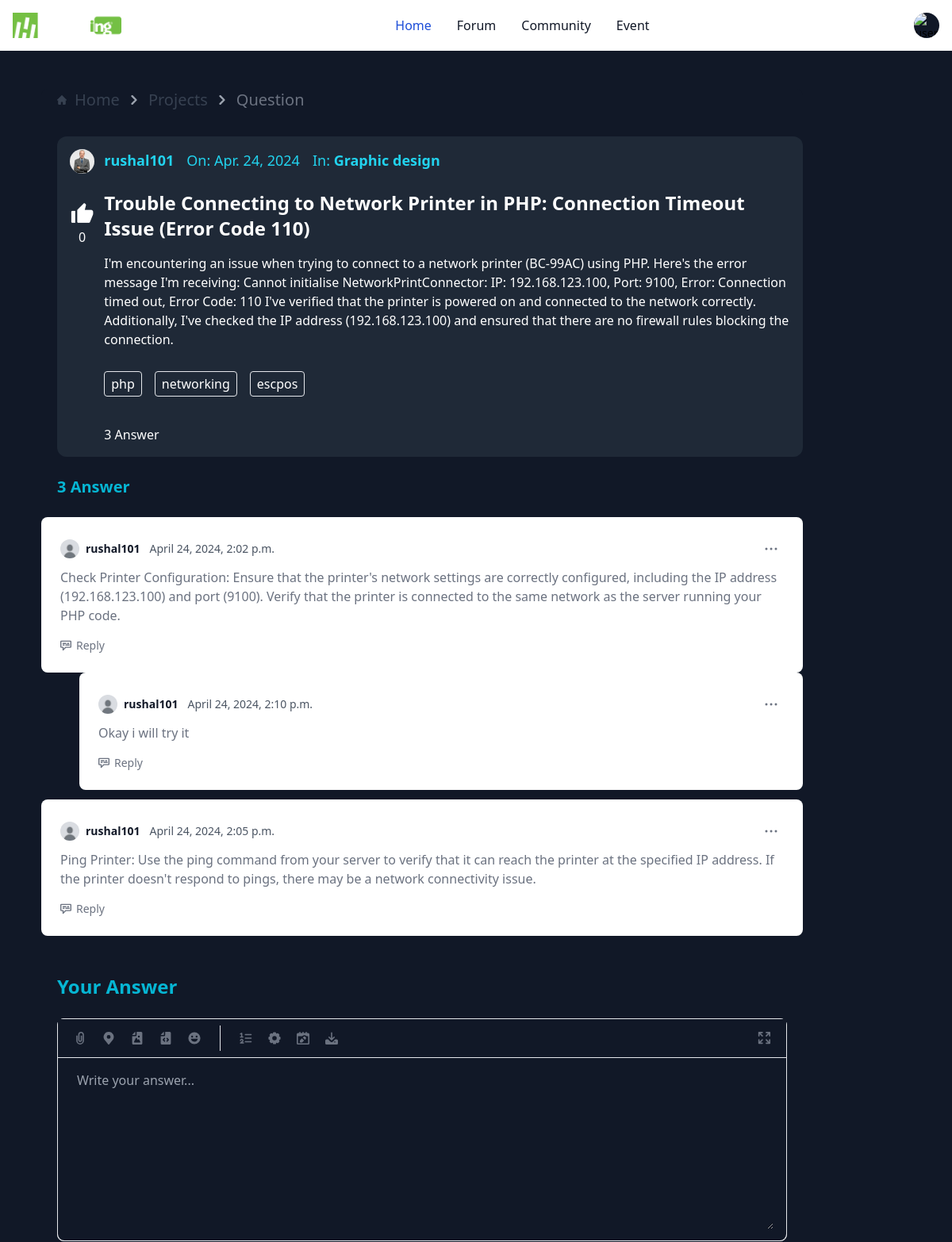
/forum/questions/9/ (upper part), run on an earlier commit of the app's database.
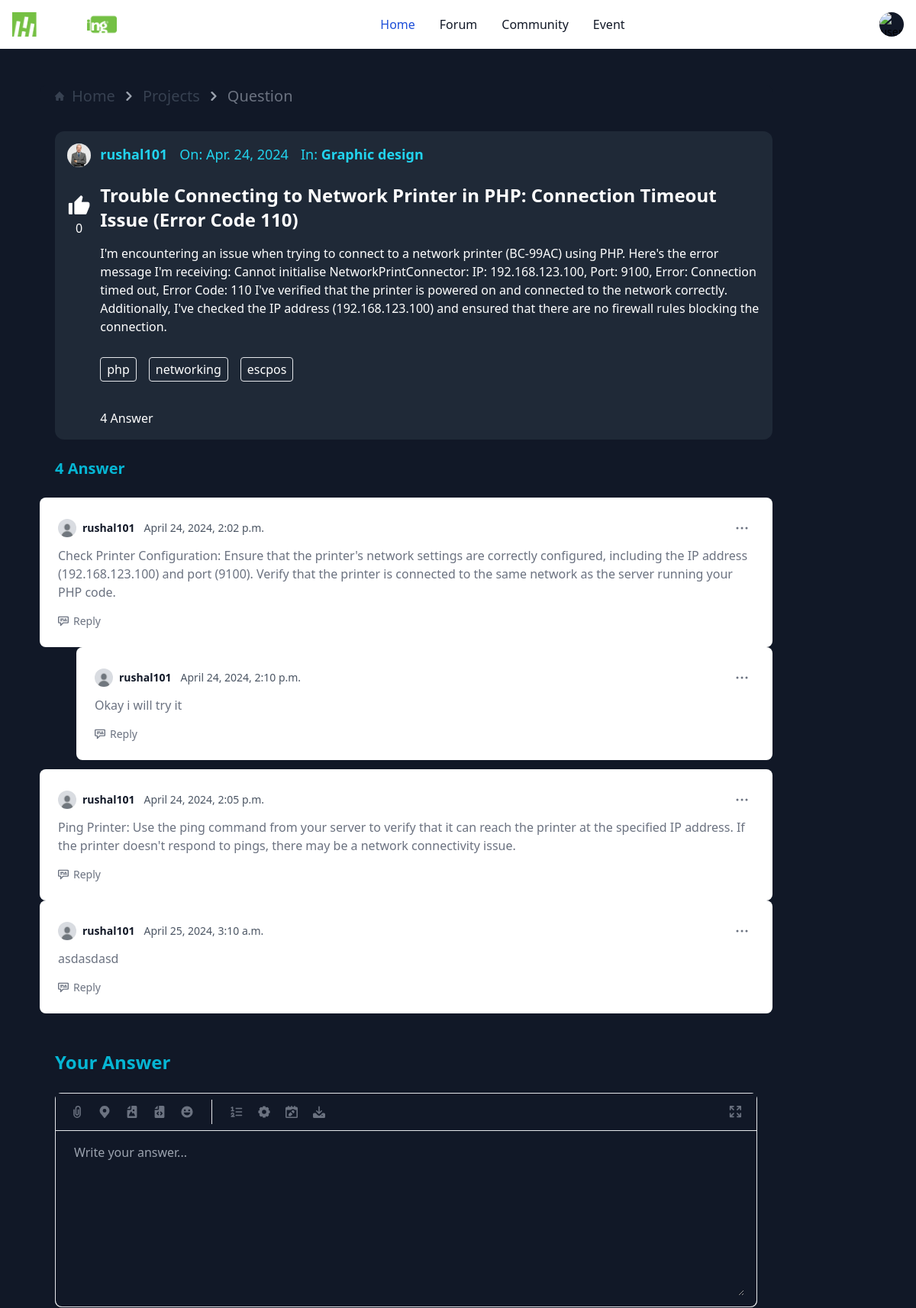
And on a later commit of the database.
### Forum/models.py (models this page shows, shortened)
class Tag(models.Model):
    name = models.CharField(max_length=100)

class Question(models.Model):
    user = models.ForeignKey(User, on_delete=models.CASCADE)
    title = models.CharField(max_length=10000)
    content = models.TextField(null=True, blank=True)
    upvote = models.ManyToManyField(User, related_name="upvoted_questions", blank=True)
    date_created = models.DateTimeField(auto_now_add=True)
    category = models.ManyToManyField(Category)  # Change field name to 'category'
    tags = models.ManyToManyField('Tag', related_name='questions', blank=True)
    def total_likes(self):
        return self.upvote.count()

class Comment(models.Model):
    question = models.ForeignKey(Question,on_delete = models.CASCADE , related_name="comment")
    user = models.ForeignKey(User, on_delete = models.CASCADE)
    content = models.TextField(null=True,blank=True)
    parent_comment = models.ForeignKey('self', on_delete=models.CASCADE, null=True, blank=True, related_name='replies')
    date_created = models.DateTimeField(default=timezone.now)
    upvote = models.ManyToManyField(User, related_name="upvoted_comments", blank=True)  # Upvote field for comments

### Account/models.py (models this page shows, shortened)
class Profile(models.Model):
    user = models.OneToOneField(User,on_delete=models.CASCADE)
    about = models.CharField(max_length=1000)
    image = models.ImageField(default="profile_pic/default.jpg", upload_to="profile_pic")

### Forum/views.py (the view)
# urls.py: path('questions/<int:pk>/',question_detail_view,name="Questiondetail"),
def question_detail_view(request, pk):
    question = get_object_or_404(Question, pk=pk)
    total_likes = question.total_likes()
    liked = question.upvote.filter(id=request.user.id).exists()
    total_answers = question.comment.count()
    comments = question.comment.all()
    comments_with_upvotes = []
    for comment in comments:
        upvote_count = comment.upvote.count()
        comments_with_upvotes.append({'comment': comment, 'upvote_count': upvote_count, 'comment_id': comment.id})
    if request.method == 'POST':
        content = request.POST.get('content')
        Comment.objects.create(question=question, user=request.user, content=content)
        return redirect('Questiondetail', pk=question.pk)
    context = {
        'question': question,
        'total_likes': total_likes,
        'liked': liked,
        'total_answers': total_answers,
        'comments_with_upvotes': comments_with_upvotes,
        'comments': comments
    }
    return render(request, 'Forum/questiondetail.html', context)

### Forum/templates/Forum/questiondetail.html (shortened to what the changed rows need)
{% extends 'Forum/base.html' %}
{% load static %}
{% block content %}
<br>
<div class="flex">
  <div class="w-4/5 bg-gray-900 rounded-lg ml-3">
    <div class="tab-pane fade active show" id="recent-questions" role="tabpanel" aria-labelledby="recent-questions-tab">
      <div class="rounded-xl bg-gray-800 ml-5 mt-5 p-4 h-auto flex flex-col">
        <div class="flex">
          <form id="likeForm" action="{% url 'like_post' question.pk %}" method="POST">
            <div class="link-unlike flex-shrink-0 text-center">
              <div class="donet-like-list">
                <button id="likeButton" class="like-unlink-count like" name="upvote">
                  <i class="ri-thumb-up-fill text-3xl text-white"></i><br />
                  <span class="text-white">{{ question.total_likes }}</span>
                </button>
              </div>
              <br />
            </div>
          </form>
          <div class="flex-grow-1 ms-3">
            <ul class="graphic-design flex items-center space-x-4 text-cyan-400 text-lg">
              <li>
                <a href="user.html" class="font-semibold">{{question.user.username}}</a>
              </li>
              <li>
                <span>On: {{question.date_created| date:"M. j, Y" }}</span>
              </li>
              <li>
              </li>
            </ul>
            <br>
            <h3 class="font-semibold text-2xl mb-4 text-white">
              <a href="queations-details.html">
                {{question.title}}
              </a>
            </h3>
            <p class="mb-8 text-white">
              {{question.content|safe}}
            </p>
            <ul class="tag-list flex space-x-4 mb-4">
              {% for tag in question.tags.all %}
              <li>
                  <a href="" class="border px-2 py-1 rounded text-white">{{ tag.name }}</a>
              </li>
              {% endfor %}
            </ul>
            <br>
            <div class="flex justify-between items-center text-white">
              <ul class="anser-list flex space-x-10">
                <li>
                  <a href="most-answered.html"> {{question.comment.count}} Answer </a>
              </li>
              </ul>
            </div>
          </div>
        </div>
      </div>
      <br />
      <div class="flex justify-between items-center">
        <h2 class="ml-5 text-xl font-bold text-cyan-500">{{total_answers}} Answer</h2>
        </div>
      </div>
      <br />
      {% if comments %}
      {% for comment_data in comments_with_upvotes %}
      {% if not comment_data.comment.parent_comment %}
      <article class="p-6 text-base bg-white rounded-lg dark:bg-gray-900">
        <footer class="flex justify-between items-center mb-2">
          <div class="flex items-center">
            <p class="inline-flex items-center mr-3 text-sm text-gray-900 dark:text-white font-semibold">
              <img class="mr-2 w-6 h-6 rounded-full" src="{{ comment_data.comment.user.profile.image.url }}"
                alt="Profile Image">
              {{ comment_data.comment.user.username }}
            </p>
            <p class="text-sm text-gray-600 dark:text-gray-400">{{ comment_data.comment.date_created }}</p>
          </div>
          <button onclick="toggleDropdown('dropdownComment{{ comment_data.comment.id }}')"
            class="inline-flex items-center p-2 text-sm font-medium text-center text-gray-500 dark:text-gray-400 bg-white rounded-lg hover:bg-gray-100 focus:ring-4 focus:outline-none focus:ring-gray-50 dark:bg-gray-900 dark:hover:bg-gray-700 dark:focus:ring-gray-600"
            type="button">
            <svg class="w-4 h-4" aria-hidden="true" xmlns="http://www.w3.org/2000/svg" fill="currentColor"
              viewBox="0 0 16 3">
              <path
                d="M2 0a1.5 1.5 0 1 1 0 3 1.5 1.5 0 0 1 0-3Zm6.041 0a1.5 1.5 0 1 1 0 3 1.5 1.5 0 0 1 0-3ZM14 0a1.5 1.5 0 1 1 0 3 1.5 1.5 0 0 1 0-3Z" />
            </svg>
          </button>
        </footer>
        <p class="text-gray-500 dark:text-gray-400">{{ comment_data.comment.content }}</p>
        <div class="flex items-center mt-4 space-x-4">
          <button onclick="toggleReplyForm({{ comment_data.comment.id }})"
            class="flex items-center text-sm text-gray-500 hover:underline dark:text-gray-400 font-medium">
            Reply
          </button>
        </div>
      </article>
      {% for reply in comment_data.comment.replies.all %}
      <article class="p-6 mb-3 ml-6 lg:ml-12 text-base bg-white rounded-lg dark:bg-gray-900">
        <footer class="flex justify-between items-center mb-2">
          <div class="flex items-center">
            <p class="inline-flex items-center mr-3 text-sm text-gray-900 dark:text-white font-semibold"><img
                class="mr-2 w-6 h-6 rounded-full" src="{{ reply.user.profile.image.url }}" alt="{{ reply.user.username }}"> {{reply.user.username }}</p>
            <p class="text-sm text-gray-600 dark:text-gray-400">{{ reply.date_created }}</p>
          </div>
          <button id="dropdownComment{{ reply.id }}Button" data-dropdown-toggle="dropdownComment{{ reply.id }}"
            class="inline-flex items-center p-2 text-sm font-medium text-center text-gray-500 dark:text-gray-40 bg-white rounded-lg hover:bg-gray-100 focus:ring-4 focus:outline-none focus:ring-gray-50 dark:bg-gray-900 dark:hover:bg-gray-700 dark:focus:ring-gray-600"
            type="button">
            <svg class="w-4 h-4" aria-hidden="true" xmlns="http://www.w3.org/2000/svg" fill="currentColor"
              viewBox="0 0 16 3">
              <path
                d="M2 0a1.5 1.5 0 1 1 0 3 1.5 1.5 0 0 1 0-3Zm6.041 0a1.5 1.5 0 1 1 0 3 1.5 1.5 0 0 1 0-3ZM14 0a1.5 1.5 0 1 1 0 3 1.5 1.5 0 0 1 0-3Z" />
            </svg>
          </button>
        </footer>
        <p class="text-gray-500 dark:text-gray-400">{{ reply.content }}</p>
        <div class="flex items-center mt-4 space-x-4">
          <button type="button"
            class="flex items-center text-sm text-gray-500 hover:underline dark:text-gray-400 font-medium">
            Reply
          </button>
        </div>
      </article>
      {% endfor %}
      {% endif %}
      {% endfor %}
      {% endif %}
      <br>
      <br>
      <h1 class="ml-5 text-2xl font-semibold text-cyan-500">Your Answer</h1><br>
    </div>
  </div>
{% endblock %}

What changed in the data, as far as the page shows it:
computed for Question "rushal101": comment.count "3" → "4"
added Comment: comment.user.profile.image (placeholder picture), comment.user.username "rushal101", comment.date_created "April 25, 2024, 3:10 a.m.", comment.content "asdasdasd", shown under "4 Answer"
Also different on the page:
{{ total_answers }}: "3" → "4"
